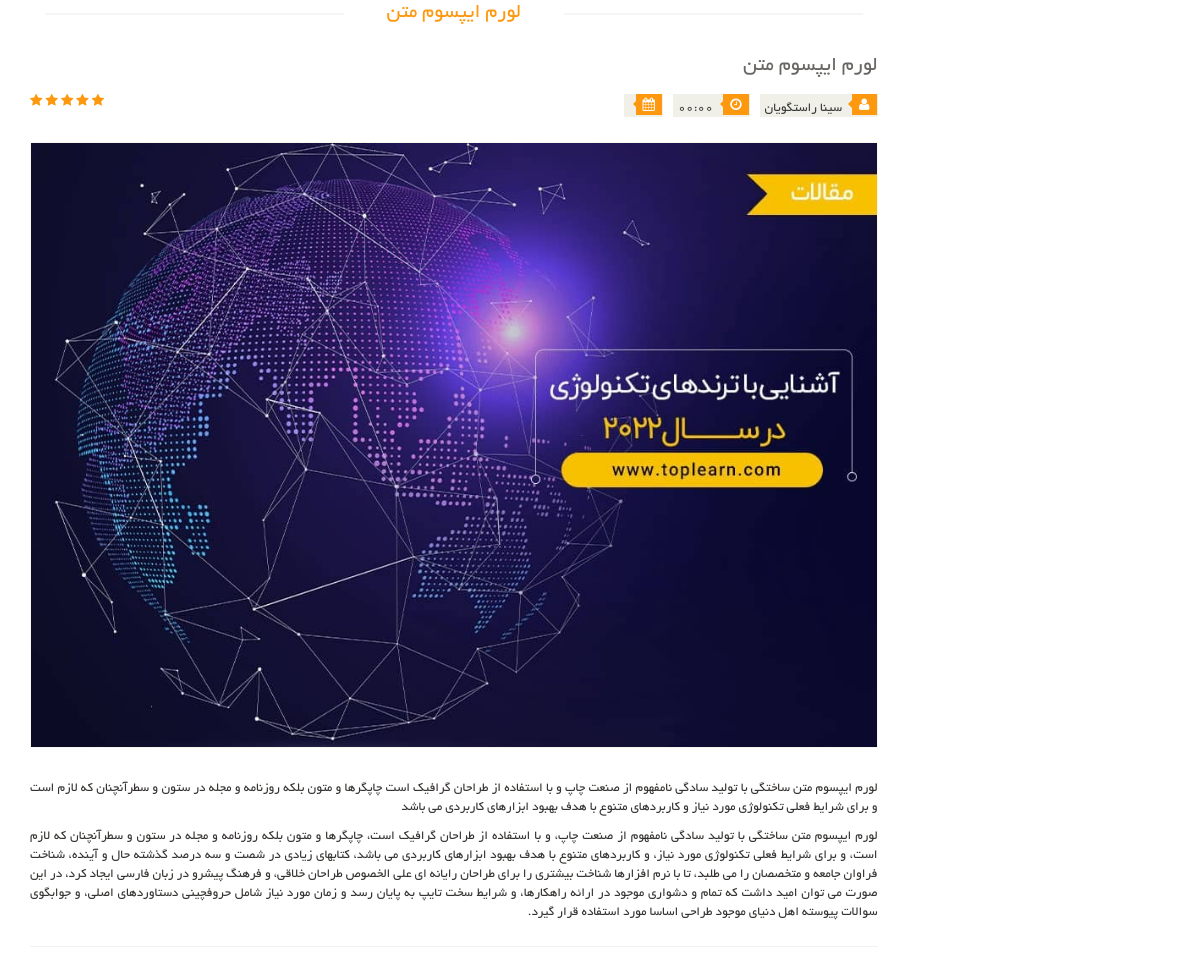
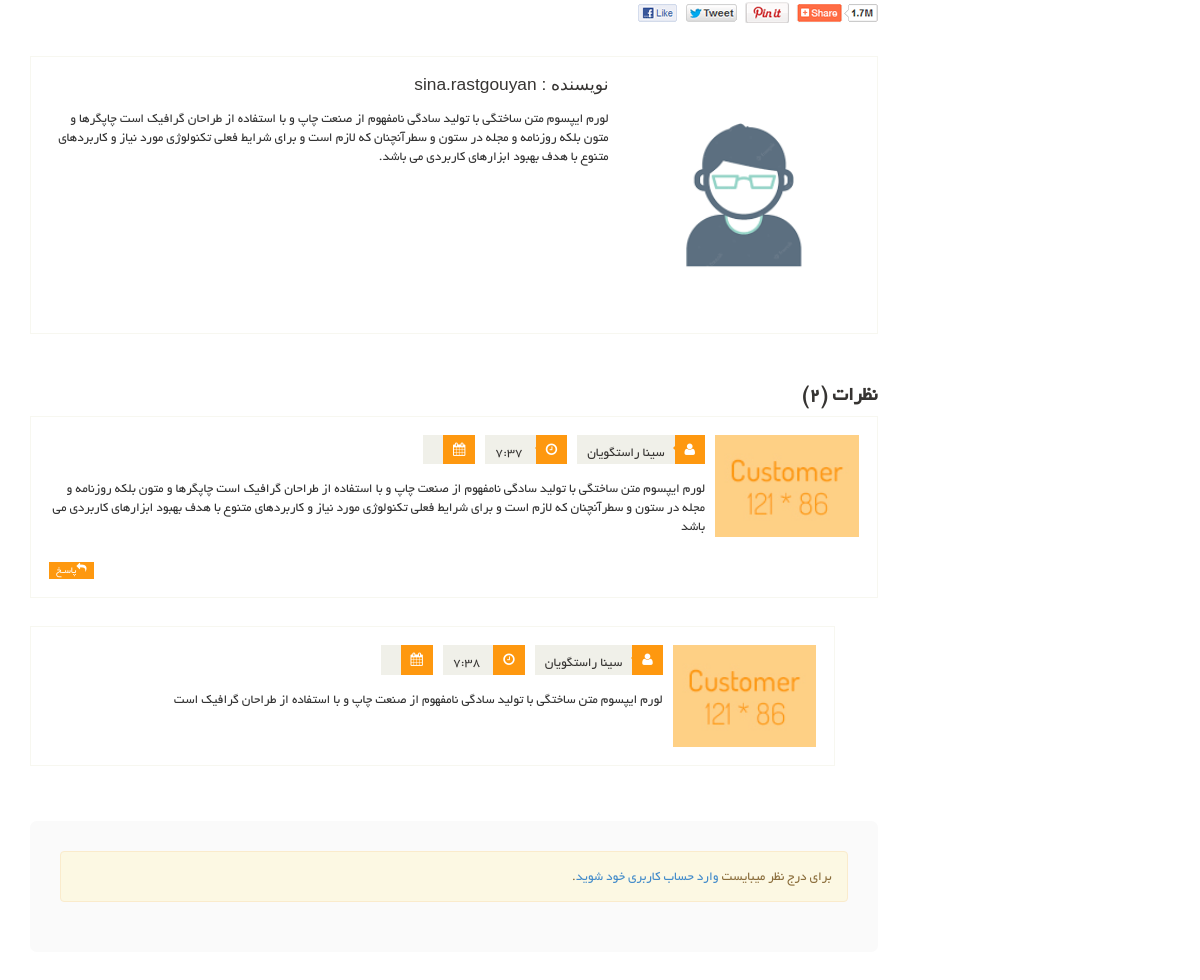
The app's page /articles/3/ with its own data (2 pictures, top to bottom).
### article_module/models.py (models this page shows, shortened)
class Article(models.Model):
    title = models.CharField(max_length=300, verbose_name='عنوان مقاله')
    slug = models.SlugField(max_length=400, db_index=True, allow_unicode=True, verbose_name='عنوان در url')
    short_description = models.TextField(max_length=400, verbose_name='توضیحات کوتاه')
    image = models.ImageField(upload_to='images/article_images')
    description = models.TextField(verbose_name='متن مقاله')
    is_active = models.BooleanField(default=False, verbose_name='فعال / غیر فعال')
    selected_categories = models.ManyToManyField(ArticleCategory, verbose_name='دسته بندی ها')
    author = models.ForeignKey(User, on_delete=models.CASCADE, null=True, verbose_name='نویسنده', editable=False)
    create_date = models.DateTimeField(auto_now_add=True, editable=False, verbose_name='تاریخ ثبت')
    def get_jalali_create_date(self):
        return date2jalali(self.create_date)
    def get_jalali_create_time(self):
        return self.create_date.strftime('%H:%M')
    class Meta:
        verbose_name = 'مقاله'
        verbose_name_plural = 'مقالات'

class ArticleComment(models.Model):
    article = models.ForeignKey(Article, on_delete=models.CASCADE, verbose_name='مقاله')
    parent = models.ForeignKey('ArticleComment', null=True, blank=True, on_delete=models.CASCADE, verbose_name='والد')
    user = models.ForeignKey(User, on_delete=models.CASCADE, verbose_name='کاربر')
    create_date = models.DateTimeField(auto_now_add=True, verbose_name='تاریخ ثبت نظر')
    text = models.TextField(verbose_name='متن نظر')
    class Meta:
        verbose_name = 'نظر مقاله'
        verbose_name_plural = 'نظرات مقاله'

### account_module/models.py (models this page shows)
class User(AbstractUser):
    avatar = models.ImageField(upload_to='images/profile', blank=True, null=True, verbose_name='تصویر شخص')
    email_active_code = models.CharField(max_length=100, verbose_name='کد فعال سازی ایمیل')
    about_user = models.TextField(null=True, blank=True, verbose_name='درباره شخص')
    address = models.TextField(null=True, blank=True, verbose_name='آدرس')
    class Meta:
        verbose_name = 'کاربر'
        verbose_name_plural = 'کاربران'
    def __str__(self):
        if (self.first_name and self.last_name) != '':
            return self.get_full_name()
        return self.username

### article_module/views.py (the view)
# urls.py: path('<pk>/', views.ArticleDetailView.as_view(), name='articles_detail_page'),
class ArticleDetailView(DetailView):
    model = Article
    template_name = 'article_module/article_detail_page.html'
    def get_queryset(self):
        query = super(ArticleDetailView, self).get_queryset()
        query = query.filter(is_active=True)
        return query
    def get_context_data(self, **kwargs):
        context = super(ArticleDetailView, self).get_context_data()
        article: Article = kwargs.get('object')
        context['comments'] = ArticleComment.objects.filter(article_id=article.id, parent=None).order_by(
            '-create_date').prefetch_related('articlecomment_set')
        context['comments_count'] = ArticleComment.objects.filter(article_id=article.id).count()
        return context

### polls/templatetags/poll_extras.py (called while the page is built)
@register.filter(name='show_jalali_date')
def show_jalali_date(value):
    return date2jalali(value)

### article_module/templates/article_module/article_detail_page.html (shortened to what this page needs)
{% extends 'shared/_layout.html' %}
{% load thumbnail %}
{% load render_partial %}
{% load poll_extras %}
{% block content %}
    <section>
        <div class="container">
            <div class="row">
                <div class="col-sm-9">
                    <div class="blog-post-area">
                        <h2 class="title text-center">{{ article.title }}</h2>
                        <div class="single-blog-post">
                            <h3>{{ article.title }}</h3>
                            <div class="post-meta">
                                <ul>
                                    {% if article.author %}
                                        <li><i class="fa fa-user"></i> {{ article.author }}</li>
                                    {% endif %}
                                    <li><i class="fa fa-clock-o"></i> {{ article.get_jalali_create_time }}</li>
                                    <li>
                                        <i class="fa fa-calendar"></i> {{ article.get_jalali_create_date|show_jalali_date }}
                                    </li>
                                </ul>
                                <span>
										<i class="fa fa-star"></i>
										<i class="fa fa-star"></i>
										<i class="fa fa-star"></i>
										<i class="fa fa-star"></i>
										<i class="fa fa-star-half-o"></i>
								</span>
                            </div>
                            <a href="{% url 'articles_detail_page' pk=article.id %}">
                                {% thumbnail article.image "862x398" crop='center' as im %}
                                    <img src="{{ im.url }}">
                                {% endthumbnail %}
                            </a>
                            <p>
                                {{ article.short_description }}
                            </p>
                            <p>
                                {{ article.description }}
                            </p>
                        </div>
                    </div>
                    <div class="socials-share">
                        <a href=""><img src="/static/images/blog/socials.png" alt=""></a>
                    </div>
                    {% if article.author %}
                        <div class="media commnets">
                            <a class="pull-right" href="#">
                                {% if article.author.avatar %}
                                    {% thumbnail article.author.avatar "121x86" crop='center' as im %}
                                        <img class="media-object" src="{{ im.url }}">
                                    {% endthumbnail %}
                                {% else %}
                                    <img class="media-object" src="/static/images/blog/Customer.jpg" alt="">
                                {% endif %}
                            </a>
                            <div class="media-body">
                                <h4 class="media-heading">نویسنده : {{ article.author.username }}</h4>
                                <p>
                                    {{ article.author.about_user }}
                                </p>
                            </div>
                        </div>
                    {% endif %}
                    <div class="response-area" id="comments_area">
                        <h2>نظرات ({{ comments_count }})</h2>
                        <ul class="media-list">
                            {% for comment in comments %}
                                <li class="media" id="single_comment_box_{{ comment.id }}">
                                    <a class="pull-right" href="#">
                                        <img class="media-object" src="/static/images/blog/Customer.jpg" alt="">
                                    </a>
                                    <div class="media-body">
                                        <ul class="sinlge-post-meta">
                                            <li><i class="fa fa-user"></i>{{ comment.user }}</li>
                                            <li><i class="fa fa-clock-o"></i> {{ comment.create_date|time }}</li>
                                            <li>
                                                <i class="fa fa-calendar"></i> {{ comment.create_date|show_jalali_date }}
                                            </li>
                                        </ul>
                                        <p>
                                            {{ comment.text }}
                                        </p>
                                        <a class="btn btn-primary" onclick="fillParentId({{ comment.id }})"><i class="fa fa-reply"></i>پاسـخ</a>
                                    </div>
                                </li>
                                {% for sub_comment in comment.articlecomment_set.all %}
                                    <li class="media second-media" id="single_comment_box_{{ comment.id }}">
                                        <a class="pull-right" href="#">
                                            <img class="media-object" src="/static/images/blog/Customer.jpg" alt="">
                                        </a>
                                        <div class="media-body">
                                            <ul class="sinlge-post-meta">
                                                <li><i class="fa fa-user"></i>{{ sub_comment.user }}</li>
                                                <li><i class="fa fa-clock-o"></i> {{ sub_comment.create_date|time }}
                                                </li>
                                                <li>
                                                    <i class="fa fa-calendar"></i> {{ sub_comment.create_date|show_jalali_date }}
                                                </li>
                                            </ul>
                                            <p>
                                                {{ sub_comment.text }}
                                            </p>
                                        </div>
                                    </li>
                                {% endfor %}
                            {% endfor %}
                        </ul>
                    </div>
                    <div class="replay-box" id="comment_form">
                        {% if request.user.is_authenticated %}
                            <div class="row">
                                <h2>نظـر خود را بنویسیـد</h2>
                                <div class="col-sm-12">
                                    <div class="text-area" >
                                        <input type="hidden" value="" id="parent_id">
                                        <div class="blank-arrow">
                                            <label>متن پیام</label>
                                        </div>
                                        <span>*</span>
                                        <textarea name="message" rows="11" id="commentText"></textarea>
                                        <a class="btn btn-primary" onclick="sendArticleComment({{ article.id }})">
                                            ارسـال نظـر
                                        </a>
                                    </div>
                                </div>
                            </div>
                        {% else %}
                            <div class="alert alert-warning">
                                برای درج نظر میبایست <a href="{% url 'login_page' %}">وارد حساب کاربری خود شوید</a>.
                            </div>
                        {% endif %}
                    </div>
                </div>
            </div>
        </div>
    </section>
{% endblock %}

### static/css/main.css (style rules this page uses)
body { font-family: 'BYekan'; font-size: 10pt; position: relative; font-weight: normal; direction: rtl; }
ul li { list-style: none; }
a { -webkit-transition: 300ms; -moz-transition: 300ms; -o-transition: 300ms; transition: 300ms; }
h1, h2, h3, h4, h5, h6 { font-family: 'BYekan', sans-serif; }
.left-sidebar h2:after, h2.title:after { content: " "; position: absolute; border: 1px solid #f5f5f5; bottom: 8px; right: 0; width: 100%; height: 0; z-index: -2; }
h2.title:before { content: " "; position: absolute; background: #fff; bottom: -6px; width: 220px; height: 30px; z-index: -1; right: 50%; margin-right: -110px; }
h2.title { color: #FE980F; font-family: 'BYekan', sans-serif; font-size: 16pt; font-weight: 400; margin: 0 15px; text-transform: uppercase; margin-bottom: 30px; position: relative; }
.single-blog-post { border-bottom: 1px solid #f2f2f2; padding-bottom: 15px; }
.blog-post-area .single-blog-post h3 { color: #696763; font-size: 16pt; font-family: 'BYekan', sans-serif; text-transform: uppercase; font-weight: 500; margin-bottom: 17px; }
.blog-post-area .single-blog-post a img { border: 1px solid #F7F7F0; width: 100%; margin-bottom: 30px }
.blog-post-area .single-blog-post p { color: #363432; text-align: justify; }
.blog-post-area .post-meta { display: block; margin-bottom: 25px; overflow: hidden; }
.blog-post-area .post-meta ul { padding: 0; display: inline; }
.blog-post-area .post-meta ul li { background: #F0F0E9; float: right; margin-left: 10px; padding: 0 5px; font-size: 10pt; color: #393b3b; position: relative; }
.blog-post-area .post-meta ul li i { background: #FE980F; color: #FFFFFF; margin-right: -4px; margin-left: 7px; padding: 4px 7px; }
.sinlge-post-meta li i:after, .blog-post-area .post-meta ul li i:after { content: ""; position: absolute; width: auto; height: auto; border-color: transparent #FE980F transparent transparent; border-width: 4px; border-style: solid; top: 6px; right: 26px; }
.post-meta span { float: left; }
.post-meta span i { color: #FE980F; }
.socials-share { margin-bottom: 30px; margin-top: 18px; }
.commnets .media-object { margin-left: 15px; width: 100%; }
.commnets { border: 1px solid #F7F7F0; padding: 18px; margin-bottom: 50px }
.commnets p, .response-area p, .replay-box p { font-size: 10pt }
.media-heading { color: #363432; font-size: 13pt; font-weight: 400; font-family: sans-serif; margin-bottom: 15px }
.media-list .btn-primary, .commnets .btn-primary { background: #FC9A11; border: 0 none; border-radius: 0; color: #FFFFFF; float: left; font-size: 10px; padding: 1px 7px; text-transform: uppercase; }
.response-area h2 { color: #363432; font-size: 20px; font-weight: 700; }
.response-area .media { border: 1px solid #F7F7F0; padding: 18px; margin-bottom: 28px }
.response-area .media img { height: 102px; width: 100%; }
.response-area .second-media { margin-right: 5%; width: 95%; }
.sinlge-post-meta { overflow: hidden; padding-right: 0; margin-bottom: 15px }
.sinlge-post-meta li { background: #F0F0E9; color: #363432; float: right; font-size: 10pt; font-weight: 400; margin-left: 10px; padding: 0 0 0 10px; position: relative; text-transform: uppercase; }
.sinlge-post-meta li i { background: #FE980F; color: #FFFFFF; margin-left: 10px; padding: 8px 10px; }
.sinlge-post-meta li i:after { top: 7px; border-width: 6px; left: 27px; }
.replay-box { margin-bottom: 107px; margin-top: 55px; background: #fafAfa; padding: 30px; border-radius: 0.5em }
.btn.btn-primary { background: #FE980F; border: 0 none; border-radius: 0; margin-top: 16px; }

### static/css/custom.css (style rules this page uses)
ul { padding-right: 0; }

### records on screen
Article: title "لورم ایپسوم متن", author "سینا راستگویان", get_jalali_create_time "00:00", short_description "لورم ایپسوم متن ساختگی با تولید سادگی نامفهوم از صنعت چاپ و با استفاده از طراحان گرافیک است چاپگرها و متون بلکه روزنامه و مجله در ستون و سطرآنچنان که لازم است و برای شرایط فعلی تکنولوژی مورد نیاز و کاربردهای متنوع با هدف بهبود ابزارهای کاربردی می باشد", description "لورم ایپسوم متن ساختگی با تولید سادگی نامفهوم از صنعت چاپ، و با استفاده از طراحان گرافیک است، چاپگرها و متون بلکه روزنامه و مجله در ستون و سطرآنچنان که لازم است، و برای شرایط فعلی تکنولوژی مورد نیاز، و کاربردهای متنوع با هدف بهبود ابزارهای کاربردی می باشد، کتابهای زیادی در شصت و سه درصد گذشته حال و آینده، شناخت فراوان جامعه و متخصصان را می طلبد، تا با نرم افزارها شناخت بیشتری را برای طراحان رایانه ای علی الخصوص طراحان خلاقی، و فرهنگ پیشرو در زبان فارسی ایجاد کرد، در این صورت می توان امید داشت که تمام و دشواری موجود در ارائه راهکارها، و شرایط سخت تایپ به پایان رسد و زمان مورد نیاز شامل حروفچینی دستاوردهای اصلی، و جوابگوی سوالات پیوسته اهل دنیای موجود طراحی اساسا مورد استفاده قرار گیرد.", author.username "sina.rastgouyan", author.about_user "لورم ایپسوم متن ساختگی با تولید سادگی نامفهوم از صنعت چاپ و با استفاده از طراحان گرافیک است چاپگرها و متون بلکه روزنامه و مجله در ستون و سطرآنچنان که لازم است و برای شرایط فعلی تکنولوژی مورد نیاز و کاربردهای متنوع با هدف بهبود ابزارهای کاربردی می باشد."
ArticleComment: user "سینا راستگویان", create_date "7:37", text "لورم ایپسوم متن ساختگی با تولید سادگی نامفهوم از صنعت چاپ و با استفاده از طراحان گرافیک است چاپگرها و متون بلکه روزنامه و مجله در ستون و سطرآنچنان که لازم است و برای شرایط فعلی تکنولوژی مورد نیاز و کاربردهای متنوع با هدف بهبود ابزارهای کاربردی می باشد"
ArticleComment: user "سینا راستگویان", create_date "7:38", text "لورم ایپسوم متن ساختگی با تولید سادگی نامفهوم از صنعت چاپ و با استفاده از طراحان گرافیک است"

### other values on screen
{{ comments_count }} "2"
